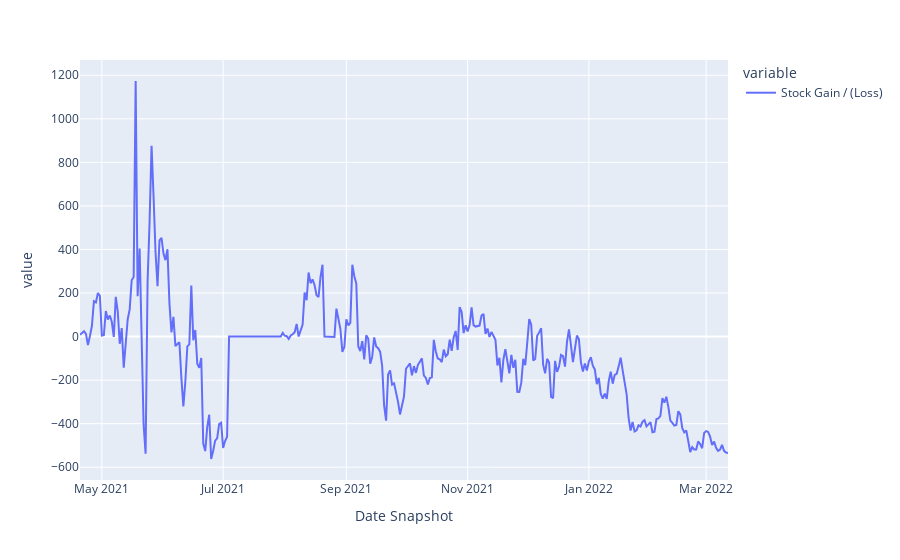

The notebook cell saved with this chart:
### Code cell
t.line(combined_df, ["Stock Gain / (Loss)"])
# t.line_facets(combined_df, 'symbol Return', 'Benchmark Return')

### Figure 1 — Plotly figure (JSON) as saved in the notebook; plotly's stock layout.template omitted (floating-point values rounded to 4 significant figures; data arrays with more than 128 entries replaced by an {"elided": "..."} marker saying what was removed)
{"data": [{"hovertemplate": "variable=Stock Gain / (Loss)<br>Date Snapshot=%{x}<br>value=%{y}<extra></extra>", "legendgroup": "Stock Gain / (Loss)", "line": {"color": "#636efa", "dash": "solid"}, "marker": {"symbol": "circle"}, "mode": "lines", "name": "Stock Gain / (Loss)", "orientation": "v", "showlegend": true, "type": "scatter", "x": {"elided": "326 str values"}, "xaxis": "x", "y": {"elided": "326 float values"}, "yaxis": "y"}], "layout": {"legend": {"title": {"text": "variable"}, "tracegroupgap": 0}, "margin": {"t": 60}, "xaxis": {"anchor": "y", "domain": [0, 1], "title": {"text": "Date Snapshot"}}, "yaxis": {"anchor": "x", "domain": [0, 1], "title": {"text": "value"}}}}
